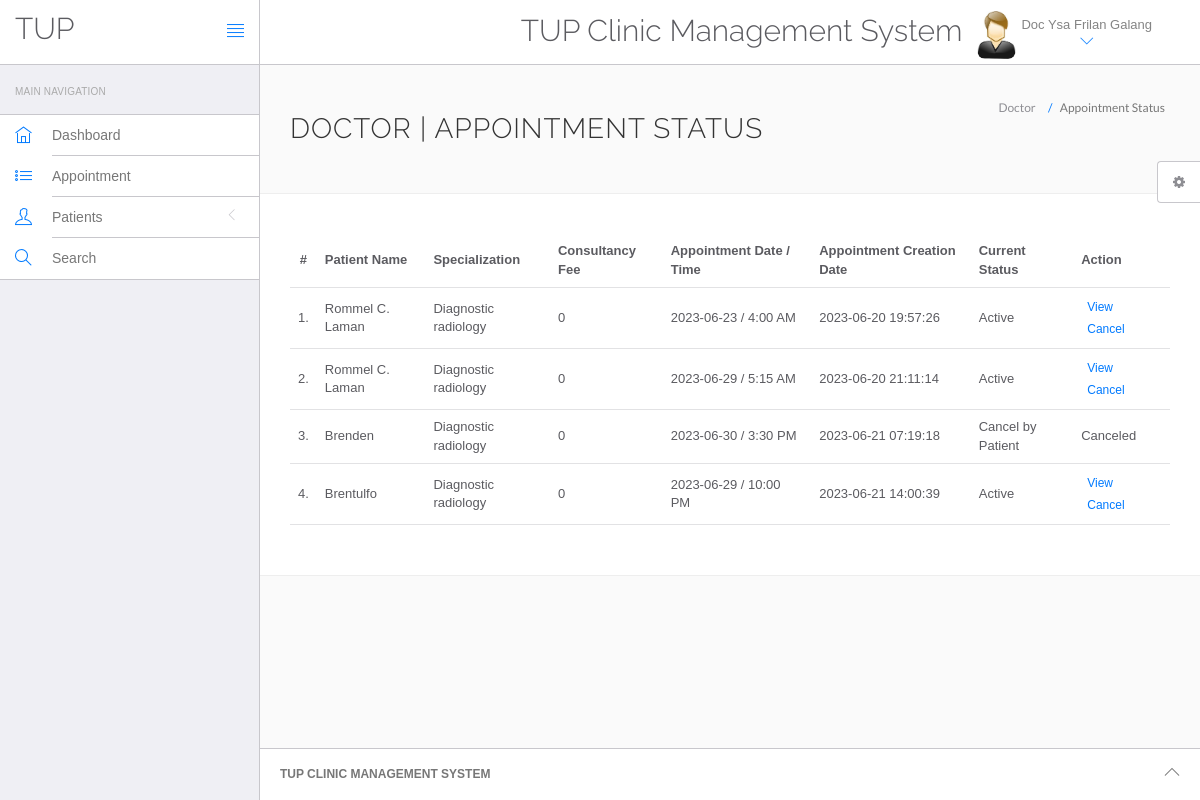
Page /hms/doctor/appointment-history.php (signed in) on the committed database.
### tables this page shows
CREATE TABLE `doctors` (
  `id` int(11) NOT NULL,
  `specilization` varchar(255) DEFAULT NULL,
  `doctorName` varchar(255) DEFAULT NULL,
  `address` longtext DEFAULT NULL,
  `docFees` varchar(255) DEFAULT NULL,
  `contactno` bigint(11) DEFAULT NULL,
  `docEmail` varchar(255) DEFAULT NULL,
  `password` varchar(255) DEFAULT NULL,
  `creationDate` timestamp NULL DEFAULT current_timestamp(),
  `updationDate` timestamp NULL DEFAULT NULL ON UPDATE current_timestamp()
);

CREATE TABLE `appointment` (
  `id` int(11) NOT NULL,
  `doctorSpecialization` varchar(255) DEFAULT NULL,
  `doctorId` int(11) DEFAULT NULL,
  `userId` int(11) DEFAULT NULL,
  `consultancyFees` int(11) DEFAULT NULL,
  `appointmentDate` varchar(255) DEFAULT NULL,
  `appointmentTime` varchar(255) DEFAULT NULL,
  `postingDate` timestamp NULL DEFAULT current_timestamp(),
  `userStatus` int(11) DEFAULT NULL,
  `doctorStatus` int(11) DEFAULT NULL,
  `updationDate` timestamp NULL DEFAULT NULL ON UPDATE current_timestamp()
);

CREATE TABLE `users` (
  `id` int(11) NOT NULL,
  `fullName` varchar(255) DEFAULT NULL,
  `address` longtext DEFAULT NULL,
  `city` varchar(255) DEFAULT NULL,
  `gender` varchar(255) DEFAULT NULL,
  `email` varchar(255) DEFAULT NULL,
  `password` varchar(255) DEFAULT NULL,
  `regDate` timestamp NULL DEFAULT current_timestamp(),
  `updationDate` timestamp NULL DEFAULT NULL ON UPDATE current_timestamp()
);

### hms/doctor/appointment-history.php (the view, shortened to what this page needs)
<?php
include('include/config.php');
if (strlen($_SESSION['id'] == 0)) {
	header('location:logout.php');
} else {
?>
	<!DOCTYPE html>
	<html lang="en">
	<head>
		<link rel="stylesheet" href="vendor/bootstrap/css/bootstrap.min.css">
		<link rel="stylesheet" href="vendor/fontawesome/css/font-awesome.min.css">
		<link rel="stylesheet" href="vendor/themify-icons/themify-icons.min.css">
		<link href="vendor/animate.css/animate.min.css" rel="stylesheet" media="screen">
		<link href="vendor/perfect-scrollbar/perfect-scrollbar.min.css" rel="stylesheet" media="screen">
		<link href="vendor/switchery/switchery.min.css" rel="stylesheet" media="screen">
		<link href="vendor/bootstrap-touchspin/jquery.bootstrap-touchspin.min.css" rel="stylesheet" media="screen">
		<link href="vendor/select2/select2.min.css" rel="stylesheet" media="screen">
		<link href="vendor/bootstrap-datepicker/bootstrap-datepicker3.standalone.min.css" rel="stylesheet" media="screen">
		<link href="vendor/bootstrap-timepicker/bootstrap-timepicker.min.css" rel="stylesheet" media="screen">
		<link rel="stylesheet" href="assets/css/styles.css">
		<link rel="stylesheet" href="assets/css/plugins.css">
		<link rel="stylesheet" href="assets/css/themes/theme-1.css" id="skin_color" />
	</head>
	<body>
		<div id="app">
			<?php include('include/sidebar.php'); ?>
			<div class="app-content">
				<?php include('include/header.php'); ?>
				<div class="main-content">
					<div class="wrap-content container" id="container">
						<section id="page-title">
							<div class="row">
								<div class="col-sm-8">
									<h1 class="mainTitle">Doctor | Appointment Status</h1>
								</div>
								<ol class="breadcrumb">
									<li>
										<span>Doctor </span>
									</li>
									<li class="active">
										<span>Appointment Status</span>
									</li>
								</ol>
							</div>
						</section>
						<div class="container-fluid container-fullw bg-white">
							<div class="row">
								<div class="col-md-12">
									<table class="table table-hover" id="sample-table-1">
										<thead>
											<tr>
												<th class="center">#</th>
												<th class="hidden-xs">Patient Name</th>
												<th>Specialization</th>
												<th>Consultancy Fee</th>
												<th>Appointment Date / Time </th>
												<th>Appointment Creation Date </th>
												<th>Current Status</th>
												<th>Action</th>
											</tr>
										</thead>
										<tbody>
											<?php
											$sql = mysqli_query($con, "select users.fullName as fname,appointment.*  from appointment join users on users.id=appointment.userId where appointment.doctorId='" . $_SESSION['id'] . "'");
											$cnt = 1;
											while ($row = mysqli_fetch_array($sql)) {
											?>
												<tr>
													<td class="center"><?php echo $cnt; ?>.</td>
													<td class="hidden-xs"><?php echo $row['fname']; ?></td>
													<td><?php echo $row['doctorSpecialization']; ?></td>
													<td><?php echo $row['consultancyFees']; ?></td>
													<td><?php echo $row['appointmentDate']; ?> / <?php echo
																									$row['appointmentTime']; ?>
													</td>
													<td><?php echo $row['postingDate']; ?></td>
													<td>
														<?php if (($row['userStatus'] == 1) && ($row['doctorStatus'] == 1)) {
															echo "Active";
														}
														if (($row['userStatus'] == 0) && ($row['doctorStatus'] == 1)) {
															echo "Cancel by Patient";
														}
														?></td>
													<td>
														<div class="visible-md visible-lg hidden-sm hidden-xs">
															<?php if (($row['userStatus'] == 1) && ($row['doctorStatus'] == 1)) { ?>
																<a href="view-appointment.php?patient_id=<?= $row['userId'] ?>" class="btn btn-transparent btn-xs tooltips" title="View Appointment" tooltip-placement="top" tooltip="Remove">View</a>
																<a href="appointment-history.php?id=<?php echo $row['id'] ?>&cancel=update" onClick="return confirm('Are you sure you want to cancel this appointment ?')" class="btn btn-transparent btn-xs tooltips" title="Cancel Appointment" tooltip-placement="top" tooltip="Remove">Cancel</a>
															<?php } else {
																echo "Canceled";
															} ?>
														</div>
													</td>
												</tr>
											<?php
												$cnt = $cnt + 1;
											} ?>
										</tbody>
									</table>
								</div>
							</div>
						</div>
					</div>
				</div>
			</div>
			<?php include('include/footer.php'); ?>
			<?php include('include/setting.php'); ?>
		</div>
	</body>
	</html>
<?php } ?>

### hms/doctor/include/header.php (shortened to what this page needs)
<header class="navbar navbar-default navbar-static-top">
					<div class="navbar-header">
						<a class="navbar-brand" href="#">
							<h2 style="padding-top:20% ">TUP</h2>
						</a>
						<a href="#" class="sidebar-toggler pull-right visible-md visible-lg" data-toggle-class="app-sidebar-closed" data-toggle-target="#app">
							<i class="ti-align-justify"></i>
						</a>
					</div>
					<div class="navbar-collapse collapse">
						<ul class="nav navbar-right">
								<li  style="padding-top:2% ">
								<h2>TUP Clinic Management System</h2>
							</li>
							<li class="dropdown current-user">
								<a href class="dropdown-toggle" data-toggle="dropdown">
									<img src="assets/images/images.jpg" > <span class="username">
									<?php $query=mysqli_query($con,"select doctorName from doctors where id='".$_SESSION['id']."'");
while($row=mysqli_fetch_array($query))
{
	echo $row['doctorName'];
}
									?> <i class="ti-angle-down"></i></i></span>
								</a>
							</li>
						</ul>
					</div>
				</header>

### hms/doctor/assets/css/themes/theme-1.css (style rules this page uses)
body { background: #FAFAFA; }
header .navbar-header { background: #ffffff !important; border-right-color: #c8c7cc !important; border-bottom-color: #c8c7cc !important; }
header .navbar-header .sidebar-toggler, header .navbar-header .sidebar-mobile-toggler { color: #007aff !important; }
header .navbar-header .navbar-brand { color: #777 !important; }
header .navbar-collapse { background: #ffffff !important; border-bottom-color: #c8c7cc !important; box-shadow: none !important; }
header .navbar-collapse .navbar-right > li > a { color: #777; }
header .navbar-collapse .navbar-right > li > a i { color: #007aff !important; }

### rows in the picture
doctors: doctorName "Doc Ysa Frilan Galang"
appointment: userId.fullName "Rommel C. Laman", doctorSpecialization "Diagnostic radiology", consultancyFees "0", appointmentDate "2023-06-23", appointmentTime "4:00 AM", postingDate "2023-06-20 19:57:26", userStatus "Active"
appointment: userId.fullName "Rommel C. Laman", doctorSpecialization "Diagnostic radiology", consultancyFees "0", appointmentDate "2023-06-29", appointmentTime "5:15 AM", postingDate "2023-06-20 21:11:14", userStatus "Active"
appointment: userId.fullName "Brenden", doctorSpecialization "Diagnostic radiology", consultancyFees "0", appointmentDate "2023-06-30", appointmentTime "3:30 PM", postingDate "2023-06-21 07:19:18", userStatus "Cancel by Patient"
appointment: userId.fullName "Brentulfo", doctorSpecialization "Diagnostic radiology", consultancyFees "0", appointmentDate "2023-06-29", appointmentTime "10:00 PM", postingDate "2023-06-21 14:00:39", userStatus "Active"
